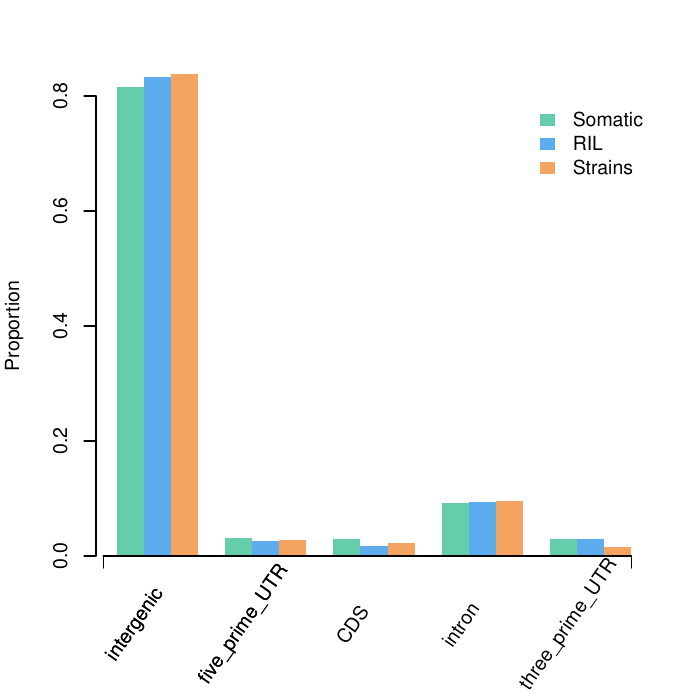

Recreate this plot in R.
pdf("mping_position.pdf")

par(mar=c(6,4,4,2), cex=1.2)
x1 <- read.table("Somatic.position.distr")
x2 <- read.table("RIL.position.distr")
x3 <- read.table("Strains.position.distr")

data <- rbind(x1[,2]/sum(x1[,2]), x2[,2]/sum(x2[,2]), x3[,2]/sum(x3[,2]))
xx <- barplot(data,beside=TRUE,ylab="Proportion",cex.names=1,cex.axis=1,border=FALSE,ylim=c(0,0.8),col=c("aquamarine3", "steelblue2" ,"sandybrown"))
axis(1,c(0.5,max(xx)+0.5),line=0,labels=c("",""))
text(xx[1,]+0.2,rep(-0.12,7), cex=1, offset=2,labels=x1[,1],srt=55,xpd=TRUE)
legend('topright', bty='n', border='NA', lty=c(0,0),cex=1 ,c("Somatic", "RIL","Strains"),fill=c("aquamarine3", "steelblue2" ,"sandybrown"))



dev.off()

